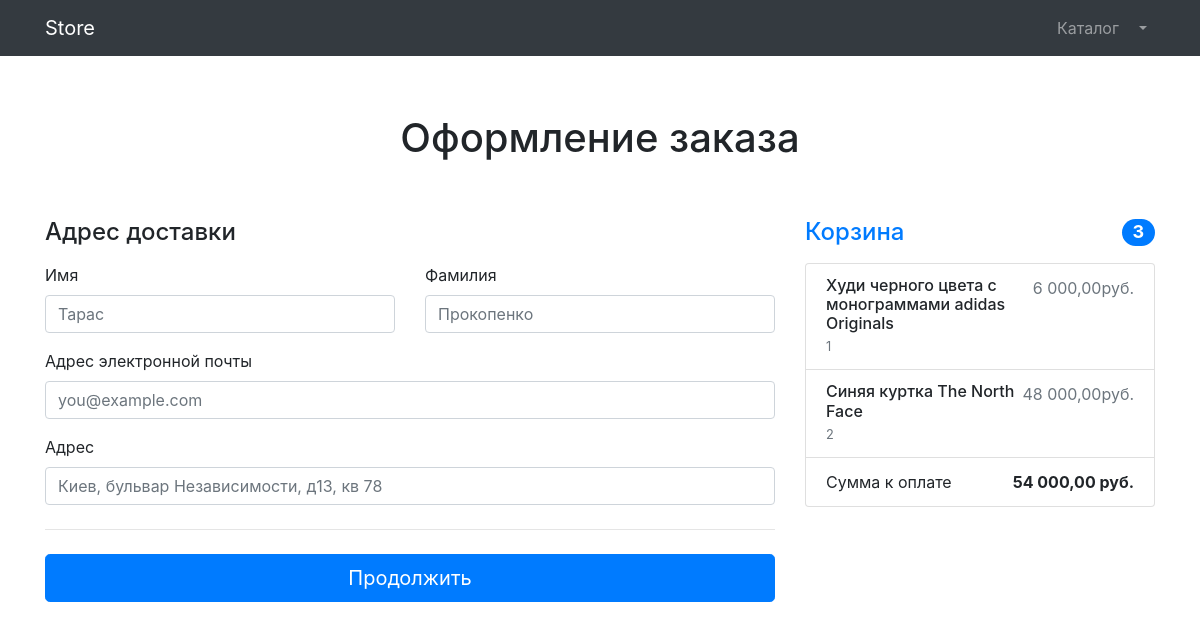
Before: /orders/order-create/ (signed in) with the older database file.
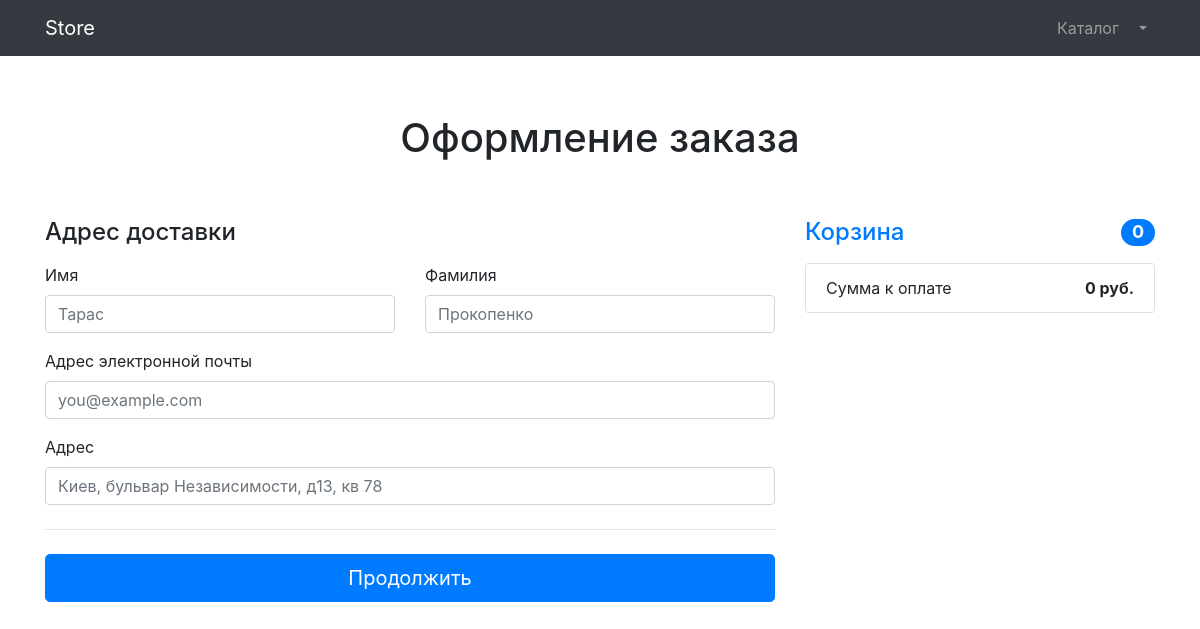
After: the same page with the newer database file.
### products/models.py (models this page shows, shortened)
class Basket(models.Model):
    user = models.ForeignKey(to=User, on_delete=models.CASCADE)
    product = models.ForeignKey(to=Product, on_delete=models.CASCADE)
    quantity = models.PositiveSmallIntegerField(default=0)
    created_timestamp = models.DateTimeField(auto_now_add=True)
    objects = BasketQuerySet.as_manager()
    def summa(self):
        return self.product.price * self.quantity

class Product(models.Model):
    name = models.CharField(max_length=256)
    slug = models.SlugField(max_length=256, unique=True, db_index=True)
    description = models.TextField()
    price = models.DecimalField(max_digits=10, decimal_places=2)
    quantity = models.PositiveIntegerField(default=0)
    image = models.ImageField(upload_to='products_images')
    stripe_product_price_id = models.CharField(max_length=128, null=True, blank=True)
    category = models.ForeignKey(to=ProductCategory, on_delete=models.CASCADE)
    is_visible = models.BooleanField(default=True)
    position = models.PositiveSmallIntegerField()
    class Meta:
        verbose_name = 'Product'
        verbose_name_plural = 'Products'

### orders/views.py (the view, shortened to what this page needs)
# urls.py: path('order-create/', OrderCreateView.as_view(), name='order-create'),
class OrderCreateView(TitleMixin, CreateView):
    template_name = 'orders/order-create.html'
    form_class = OrderForm
    success_url = reverse_lazy('orders:order-create')
    title = 'Store - Оформление заказа'

### orders/forms.py
class OrderForm(forms.ModelForm):
    first_name = forms.CharField(widget=forms.TextInput(attrs={'class': 'form-control', 'placeholder': 'Тарас'}))
    last_name = forms.CharField(widget=forms.TextInput(attrs={'class': 'form-control', 'placeholder': 'Прокопенко'}))
    email = forms.EmailField(widget=forms.EmailInput(attrs={'class': 'form-control', 'placeholder': 'you@example.com'}))
    address = forms.CharField(widget=forms.TextInput(attrs={
        'class': 'form-control', 'placeholder': 'Киев, бульвар Независимости, д13, кв 78',
    }))
    class Meta:
        model = Order
        fields = ('first_name', 'last_name', 'email', 'address')

### common/views.py (called while the page is built)
    def get_context_data(self, **kwargs):
        context = super(TitleMixin, self).get_context_data(**kwargs)
        context['title'] = self.title
        return context

### products/context_processors.py (called while the page is built)
def baskets(request):
    user = request.user
    return {'baskets': Basket.objects.filter(user=user) if user.is_authenticated else []}

### products/models.py (called while the page is built)
    def total_sum(self):
        return sum(basket.summa() for basket in self)

    def total_quantity(self):
        return sum(basket.quantity for basket in self)

### orders/templates/orders/order-create.html (shortened to what this page needs)
{% extends 'products/base.html' %}
{% load humanize %}
{% block content %}
    <section>
    <div class="alert alert-warning text-center" role="alert">
    </div>
    <div class="container">
        <div class="py-5 text-center">
            <h1>Оформление заказа</h1>
        </div>
        <div class="row g-5">
            <div class="col-md-5 col-lg-4 order-md-last">
                <h4 class="d-flex justify-content-between align-items-center mb-3">
                    <span class="text-primary">Корзина</span>
                    <span class="badge badge-primary badge-pill text-white">{{ baskets.total_quantity }}</span>
                </h4>
                <ul class="list-group mb-3">
                    {% for basket in baskets %}
                        <li class="list-group-item d-flex justify-content-between lh-sm">
                        <div>
                            <h6 class="my-0">{{ basket.product.name }}</h6>
                            <small class="text-muted">{{ basket.quantity }}</small>
                        </div>
                        <span class="text-muted">{{ basket.summa|intcomma }}руб.</span>
                    </li>
                    {% endfor %}
                    <li class="list-group-item d-flex justify-content-between">
                        <span>Сумма к оплате</span>
                        <strong>{{ baskets.total_sum|intcomma }} руб.</strong>
                    </li>
                </ul>
            </div>
            <div class="col-md-7 col-lg-8">
                <h4 class="mb-3">Адрес доставки</h4>
                <form action="{% url 'orders:order-create' %}" method="post">
                    <div class="row g-3">
                        <div class="col-sm-6">
                            <label for="{{ form.first.name.id_for_label }}" class="form-label">Имя</label>
                            {{ form.first_name }}
                        </div>
                        <div class="col-sm-6">
                            <label for="{{ form.last_name.id_for_label }}" class="form-label">Фамилия</label>
                            {{ form.last_name }}
                        </div>
                        <div class="col-12 mt-3">
                            <label for="{{ form.email.id_for_label }}" class="form-label">Адрес электронной почты</label>
                           {{ form.email }}
                        </div>
                        <div class="col-12 mt-3">
                            <label for="{{ form.email.address }}" class="form-label">Адрес</label>
                            {{ form.address }}
                        </div>
                    </div>
                    <hr class="my-4">
                    <button class="w-100 btn btn-primary btn-lg" type="submit">Продолжить</button>
                </form>
            </div>
        </div>
    </div>
    </section>
{% endblock %}

Changed rows visible on the page:
removed Basket: total_quantity "3", product.name "Худи черного цвета с монограммами adidas Originals", quantity "1", summa "6 000,00", total_sum "54 000,00"
removed Basket: product.name "Синяя куртка The North Face", quantity "2", summa "48 000,00"
Other visible differences:
{{ baskets.total_quantity }}: (not shown) → "0"
{{ baskets.total_sum|intcomma }}: (not shown) → "0"
